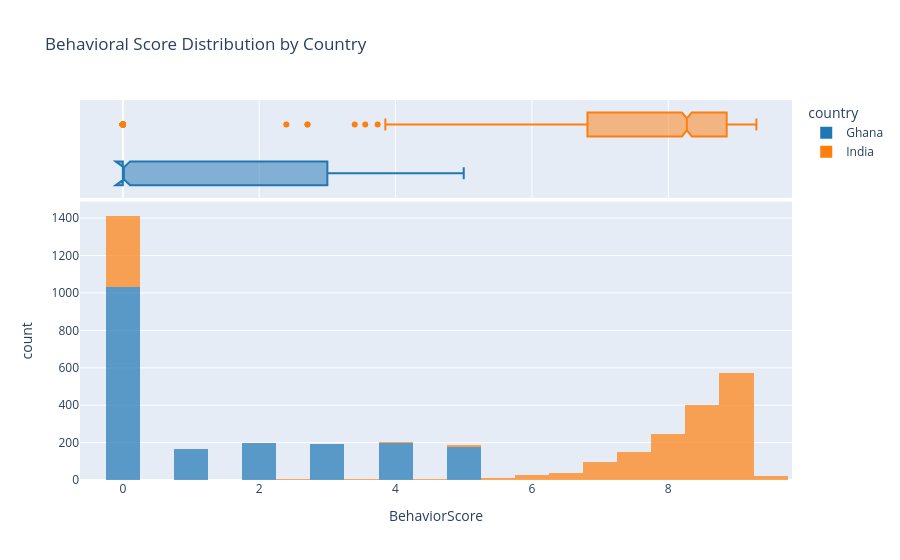

Notebook code cell kept with this figure:
### Code cell
# %% [markdown]
# ### 3. Behavioral Score Comparison & T-Test

# %%
# T-test: BehaviorScore by country
t_stat_bs, p_ttest_bs = stats.ttest_ind(
    df_eda[df_eda['country'] == 'Ghana']['BehaviorScore'],
    df_eda[df_eda['country'] == 'India']['BehaviorScore'],
    equal_var=False
)
print(f"\nT-test (Behavior Score): t = {t_stat_bs:.3f}, p = {p_ttest_bs:.4f}")
print("→ Significant behavioral difference?" if p_ttest_bs < 0.05 else "→ No significant difference")

# Interactive histogram
fig = px.histogram(df_eda, x='BehaviorScore', color='country', opacity=0.7,
                   marginal='box', nbins=30,
                   title="Behavioral Score Distribution by Country",
                   color_discrete_map={'Ghana': '#1f77b4', 'India': '#ff7f0e'})
fig.show()

### Figure 1 — Plotly figure (JSON) as saved in the notebook; plotly's stock layout.template omitted (floating-point values rounded to 4 significant figures; data arrays with more than 128 entries replaced by an {"elided": "..."} marker saying what was removed)
{"data": [{"bingroup": "x", "hovertemplate": "country=Ghana<br>BehaviorScore=%{x}<br>count=%{y}<extra></extra>", "legendgroup": "Ghana", "marker": {"color": "#1f77b4", "opacity": 0.7, "pattern": {"shape": ""}}, "name": "Ghana", "nbinsx": 30, "orientation": "v", "showlegend": true, "type": "histogram", "x": {"elided": "1971 float values"}, "xaxis": "x", "yaxis": "y"}, {"hovertemplate": "country=Ghana<br>BehaviorScore=%{x}<extra></extra>", "legendgroup": "Ghana", "marker": {"color": "#1f77b4"}, "name": "Ghana", "notched": true, "showlegend": false, "type": "box", "x": {"elided": "1971 float values"}, "xaxis": "x2", "yaxis": "y2"}, {"bingroup": "x", "hovertemplate": "country=India<br>BehaviorScore=%{x}<br>count=%{y}<extra></extra>", "legendgroup": "India", "marker": {"color": "#ff7f0e", "opacity": 0.7, "pattern": {"shape": ""}}, "name": "India", "nbinsx": 30, "orientation": "v", "showlegend": true, "type": "histogram", "x": {"elided": "2026 float values"}, "xaxis": "x", "yaxis": "y"}, {"hovertemplate": "country=India<br>BehaviorScore=%{x}<extra></extra>", "legendgroup": "India", "marker": {"color": "#ff7f0e"}, "name": "India", "notched": true, "showlegend": false, "type": "box", "x": {"elided": "2026 float values"}, "xaxis": "x2", "yaxis": "y2"}], "layout": {"barmode": "relative", "legend": {"title": {"text": "country"}, "tracegroupgap": 0}, "title": {"text": "Behavioral Score Distribution by Country"}, "xaxis": {"anchor": "y", "domain": [0, 1], "title": {"text": "BehaviorScore"}}, "xaxis2": {"anchor": "y2", "domain": [0, 1], "matches": "x", "showgrid": true, "showticklabels": false}, "yaxis": {"anchor": "x", "domain": [0, 0.7326], "title": {"text": "count"}}, "yaxis2": {"anchor": "x2", "domain": [0.7426, 1], "matches": "y2", "showgrid": false, "showline": false, "showticklabels": false, "ticks": ""}}}
